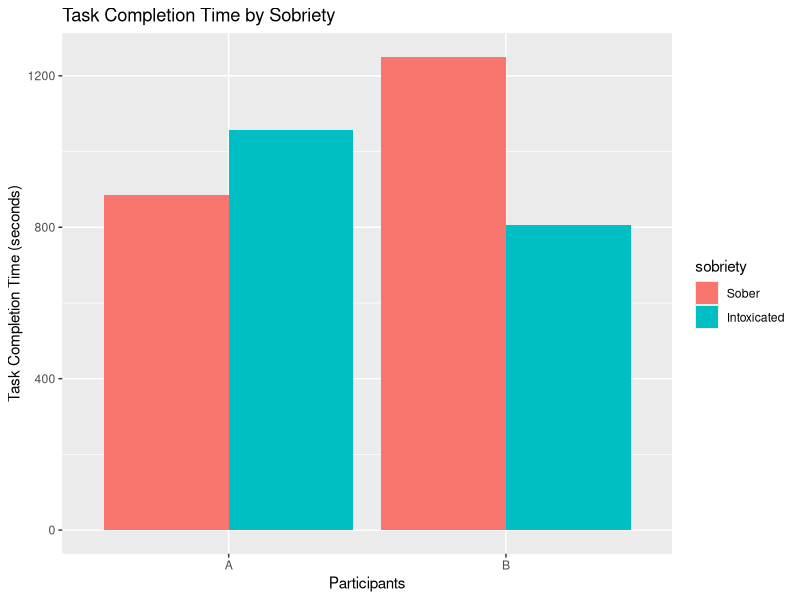

This figure's R source:

library(dplyr)
library(ggplot2)
library(reshape2)

sober <- c(885, 1250)

intoxicated <- c(1058, 805)

participants <- c("A", "B")

experiment <- melt(data.frame(participants, sober, intoxicated), variable = "sobriety", id = "participants")



ggplot(experiment, aes(x=participants, y = value, fill=factor(sobriety))) + geom_bar(stat="identity", position="dodge") + 
  scale_fill_discrete(name = "sobriety", breaks=c("sober","intoxicated"), labels=c("Sober","Intoxicated")) + ggtitle("Task Completion Time by Sobriety") + xlab("Participants") + ylab("Task Completion Time (seconds)")
